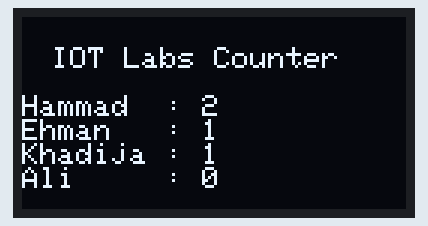
Recording of a sketch running on a simulated Arduino Uno, built with avr-gcc and run on an emulated ATmega328P. On the bench: 128×64 one-colour display.

Above: at 0.1 s.

The sketch:

Test_On_OLED.ino
```cpp
#include <Wire.h>
#include <Adafruit_GFX.h>
#include <Adafruit_SSD1306.h>

#define SCREEN_WIDTH 128
#define SCREEN_HEIGHT 64

Adafruit_SSD1306 display(SCREEN_WIDTH, SCREEN_HEIGHT, &Wire, -1);

void setup() {
  Serial.begin(115200);

  if (!display.begin(SSD1306_SWITCHCAPVCC, 0x3C)) {
    Serial.println(F("SSD1306 allocation failed"));
    for (;;);
  }

  display.clearDisplay();
  display.setTextSize(1);
  display.setTextColor(SSD1306_WHITE);
  display.setCursor(10, 10);
  display.println("IOT Labs Counter");
  display.println(" ");
  display.println("Hammad  : 2");
  display.println("Ehman   : 1");
  display.println("Khadija : 1");
  display.println("Ali     : 0");
  display.display();
}

void loop() {
}
```
